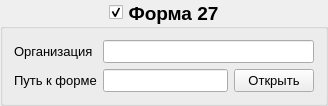
     <widget class="QGroupBox" name="groupBox_form27_insert">
      <property name="font">
       <font>
        <pointsize>14</pointsize>
        <weight>75</weight>
        <bold>true</bold>
       </font>
      </property>
      <property name="title">
       <string>Форма 27</string>
      </property>
      <property name="alignment">
       <set>Qt::AlignCenter</set>
      </property>
      <property name="checkable">
       <bool>true</bool>
      </property>
      <layout class="QGridLayout" name="gridLayout_3">
       <item row="0" column="0">
        <widget class="QLabel" name="label_firm">
         <property name="sizePolicy">
          <sizepolicy hsizetype="Preferred" vsizetype="Minimum">
           <horstretch>0</horstretch>
           <verstretch>0</verstretch>
          </sizepolicy>
         </property>
         <property name="font">
          <font>
           <pointsize>10</pointsize>
           <weight>50</weight>
           <bold>false</bold>
          </font>
         </property>
         <property name="text">
          <string>Организация</string>
         </property>
        </widget>
       </item>
       <item row="0" column="1" colspan="2">
        <widget class="QLineEdit" name="lineEdit_firm">
         <property name="font">
          <font>
           <pointsize>10</pointsize>
           <weight>50</weight>
           <bold>false</bold>
          </font>
         </property>
        </widget>
       </item>
       <item row="1" column="0">
        <widget class="QLabel" name="label_form_27">
         <property name="sizePolicy">
          <sizepolicy hsizetype="Preferred" vsizetype="Minimum">
           <horstretch>0</horstretch>
           <verstretch>0</verstretch>
          </sizepolicy>
         </property>
         <property name="font">
          <font>
           <pointsize>10</pointsize>
           <weight>50</weight>
           <bold>false</bold>
          </font>
         </property>
         <property name="text">
          <string>Путь к форме</string>
         </property>
        </widget>
       </item>
       <item row="1" column="1">
        <widget class="QLineEdit" name="lineEdit_path_form_27_create">
         <property name="font">
          <font>
           <pointsize>10</pointsize>
           <weight>50</weight>
           <bold>false</bold>
          </font>
         </property>
        </widget>
       </item>
       <item row="1" column="2">
        <widget class="QPushButton" name="pushButton_open_form_27">
         <property name="sizePolicy">
          <sizepolicy hsizetype="Fixed" vsizetype="Fixed">
           <horstretch>0</horstretch>
           <verstretch>0</verstretch>
          </sizepolicy>
         </property>
         <property name="font">
          <font>
           <pointsize>10</pointsize>
           <weight>50</weight>
           <bold>false</bold>
          </font>
         </property>
         <property name="text">
          <string>Открыть</string>
         </property>
        </widget>
       </item>
      </layout>
     </widget>
